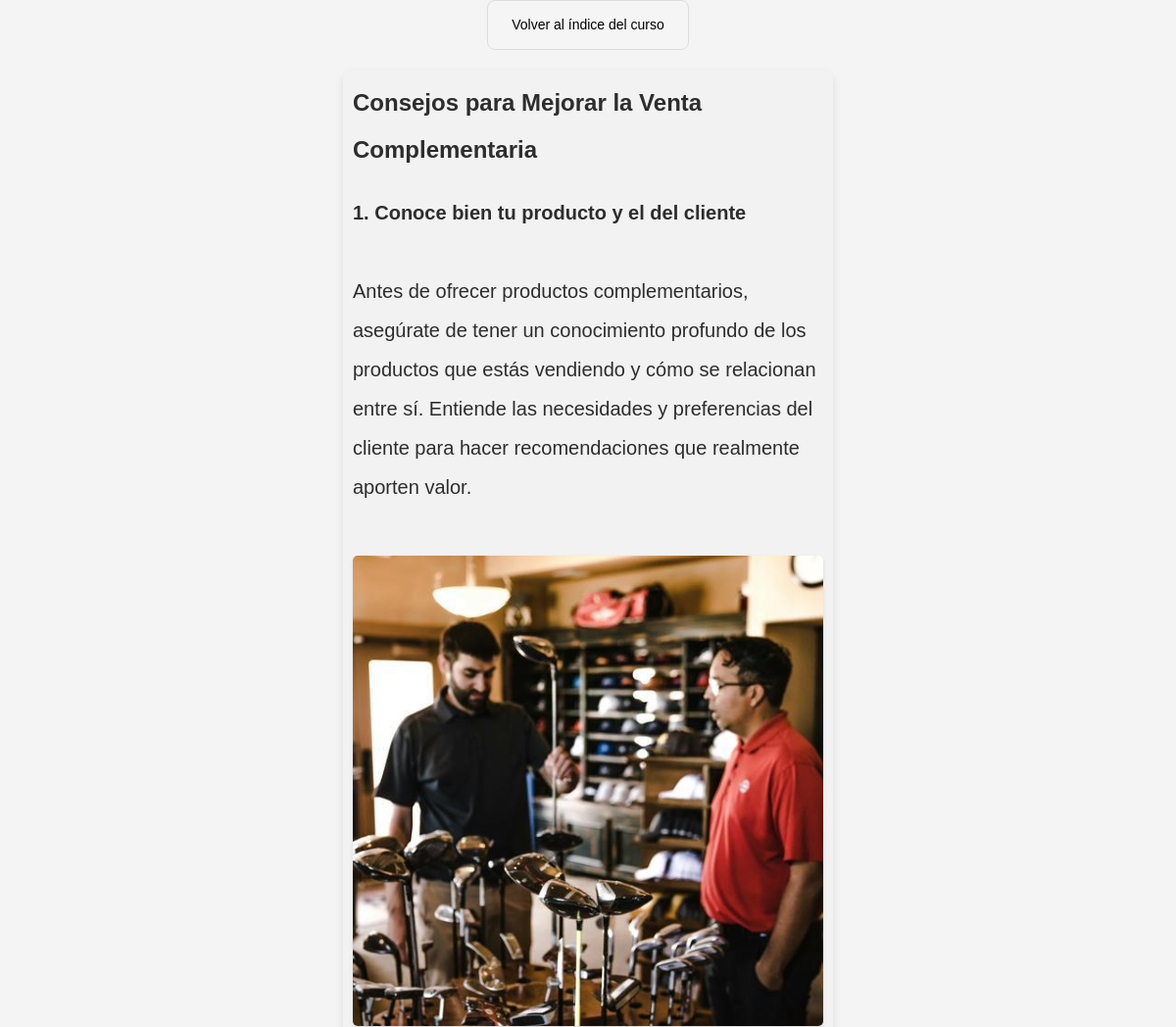
Before: /leccion/26/ (upper part) with the older database file.
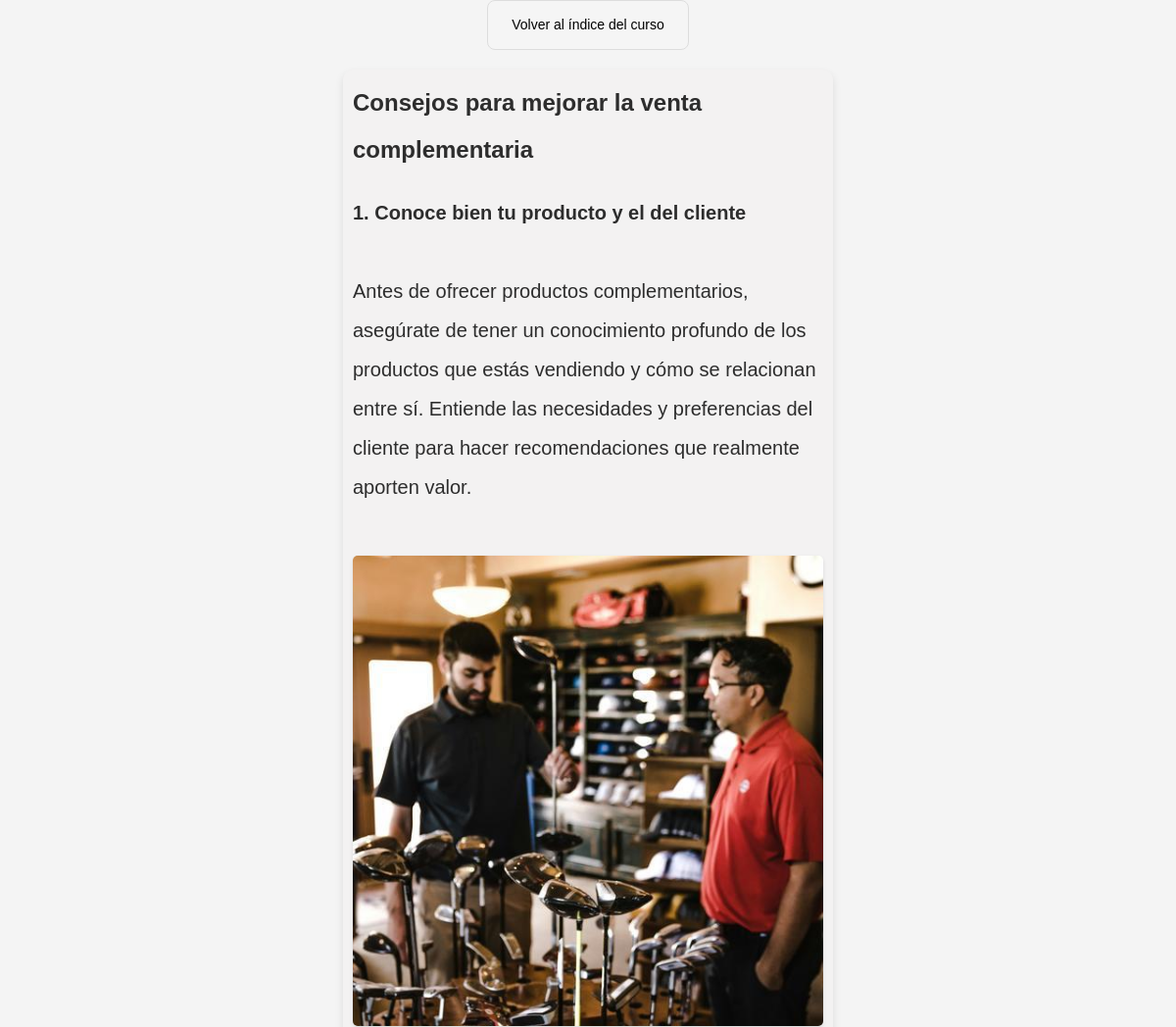
After: the same page with the newer database file.
### cursos/models.py (models this page shows, shortened)
class Leccion(models.Model):
    titulo = models.CharField(max_length=200)
    explicacion = models.TextField()
    autor = models.ForeignKey('Autor', on_delete=models.CASCADE)
    fecha_creacion = models.DateTimeField(default=timezone.now)
    contenido = models.TextField()
    puntos = models.SmallIntegerField()
    ejercicio = models.ForeignKey('Ejercicio', on_delete=models.CASCADE, blank=True, null=True)
    curso = models.ForeignKey('Curso', on_delete=models.CASCADE)
    miniatura = models.ImageField(upload_to='images/miniaturas/')
    imagen1 = models.ImageField(upload_to='images/lecciones/')
    imagen2 = models.ImageField(upload_to='images/lecciones/')
    imagen3 = models.ImageField(upload_to='images/lecciones/')
    imagen4 = models.ImageField(upload_to='images/lecciones/')
    imagen5 = models.ImageField(upload_to='images/lecciones/')
    @property
    def contenido_con_imagenes(self):
        contenido_actualizado = self.contenido
        for i in range(1, 6):
            imagen = getattr(self, f'imagen{i}')
            if imagen:
                valor = f'<img src="{imagen.url}" alt="imagen{i}" />'
            else:
                valor = ''
            contenido_actualizado = contenido_actualizado.replace(f'** imagen{i} **', valor)
            contenido_actualizado = contenido_actualizado.replace('** texto oculto **', f'<span id="moreText">')
            contenido_actualizado = contenido_actualizado.replace('** fin texto oculto **', f'</span><a href="#" id="toggleButton">Mostrar más</a>')
        return mark_safe(contenido_actualizado)

### cursos/views.py (the view)
def detalle_leccion(request, pk):
    leccion = get_object_or_404(Leccion, pk=pk)
    curso = get_object_or_404(Curso, id=leccion.curso_id)
    return render(request, 'cursos/detalle_leccion.html', {'leccion': leccion, 'curso': curso})

### cursos/templates/cursos/detalle_leccion.html (shortened to what this page needs)
{% extends 'cursos/base.html' %}
{% block content %}
    <div class="back-to-menu"><a href="{% url 'detalle_curso' pk=curso.pk %}">Volver al índice del curso</a></div>
    <div class="post">
        <h2>{{ leccion.titulo }}</h2>
        {{ leccion.contenido_con_imagenes|safe|linebreaksbr }}
    </div>
{% endblock %}

Changed rows visible on the page:
changed Leccion: titulo "Consejos para Mejorar la Venta Complementaria" → "Consejos para mejorar la venta complementaria"
